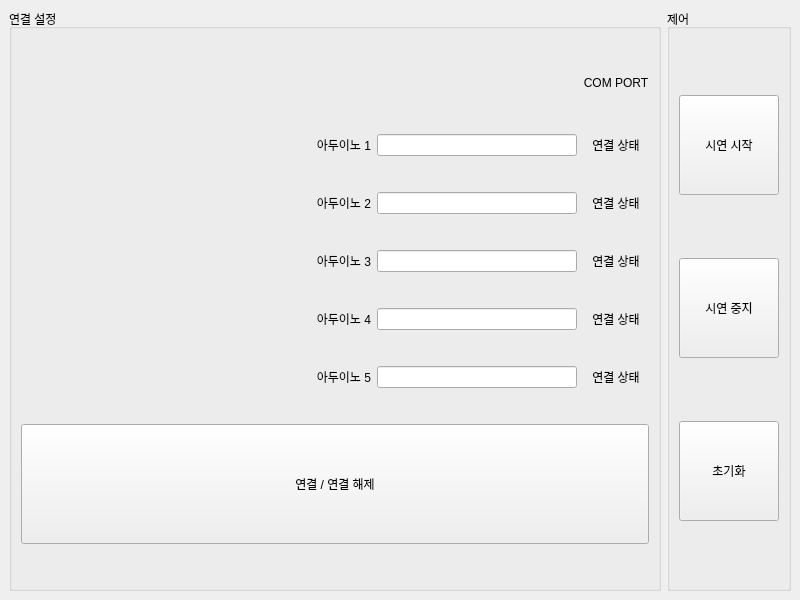
<?xml version="1.0" encoding="UTF-8"?>
<ui version="4.0">
 <class>MainWindow</class>
 <widget class="QMainWindow" name="MainWindow">
  <property name="geometry">
   <rect>
    <x>0</x>
    <y>0</y>
    <width>800</width>
    <height>600</height>
   </rect>
  </property>
  <property name="minimumSize">
   <size>
    <width>800</width>
    <height>600</height>
   </size>
  </property>
  <property name="windowTitle">
   <string>MainWindow</string>
  </property>
  <widget class="QWidget" name="centralwidget">
   <layout class="QGridLayout" name="gridLayout_2">
    <item row="2" column="1">
     <widget class="QGroupBox" name="groupBox_2">
      <property name="title">
       <string>제어</string>
      </property>
      <layout class="QVBoxLayout" name="verticalLayout">
       <item>
        <widget class="QPushButton" name="PB_Control_Start">
         <property name="minimumSize">
          <size>
           <width>100</width>
           <height>100</height>
          </size>
         </property>
         <property name="text">
          <string>시연 시작</string>
         </property>
        </widget>
       </item>
       <item>
        <widget class="QPushButton" name="PB_Control_Stop">
         <property name="minimumSize">
          <size>
           <width>100</width>
           <height>100</height>
          </size>
         </property>
         <property name="text">
          <string>시연 중지</string>
         </property>
        </widget>
       </item>
       <item>
        <widget class="QPushButton" name="PB_Control_Reset">
         <property name="minimumSize">
          <size>
           <width>100</width>
           <height>100</height>
          </size>
         </property>
         <property name="text">
          <string>초기화</string>
         </property>
        </widget>
       </item>
      </layout>
     </widget>
    </item>
    <item row="2" column="0">
     <widget class="QGroupBox" name="groupBox">
      <property name="title">
       <string>연결 설정</string>
      </property>
      <layout class="QGridLayout" name="gridLayout">
       <item row="5" column="3">
        <widget class="QLabel" name="label_Setting_State_Arduino_3">
         <property name="text">
          <string>연결 상태</string>
         </property>
         <property name="alignment">
          <set>Qt::AlignmentFlag::AlignCenter</set>
         </property>
        </widget>
       </item>
       <item row="9" column="3">
        <widget class="QLabel" name="label_Setting_State_Arduino_5">
         <property name="text">
          <string>연결 상태</string>
         </property>
         <property name="alignment">
          <set>Qt::AlignmentFlag::AlignCenter</set>
         </property>
        </widget>
       </item>
       <item row="7" column="1">
        <widget class="QLabel" name="label_4">
         <property name="text">
          <string>아두이노 4</string>
         </property>
         <property name="alignment">
          <set>Qt::AlignmentFlag::AlignRight|Qt::AlignmentFlag::AlignTrailing|Qt::AlignmentFlag::AlignVCenter</set>
         </property>
        </widget>
       </item>
       <item row="7" column="2">
        <widget class="QLineEdit" name="lineEdit_Port_4">
         <property name="maximumSize">
          <size>
           <width>200</width>
           <height>16777215</height>
          </size>
         </property>
        </widget>
       </item>
       <item row="9" column="2">
        <widget class="QLineEdit" name="lineEdit_Port_5">
         <property name="maximumSize">
          <size>
           <width>200</width>
           <height>16777215</height>
          </size>
         </property>
        </widget>
       </item>
       <item row="7" column="3">
        <widget class="QLabel" name="label_Setting_State_Arduino_4">
         <property name="text">
          <string>연결 상태</string>
         </property>
         <property name="alignment">
          <set>Qt::AlignmentFlag::AlignCenter</set>
         </property>
        </widget>
       </item>
       <item row="1" column="2">
        <widget class="QLineEdit" name="lineEdit_Port_1">
         <property name="maximumSize">
          <size>
           <width>200</width>
           <height>16777215</height>
          </size>
         </property>
        </widget>
       </item>
       <item row="0" column="3">
        <widget class="QLabel" name="label_7">
         <property name="maximumSize">
          <size>
           <width>16777215</width>
           <height>30</height>
          </size>
         </property>
         <property name="text">
          <string>COM PORT</string>
         </property>
         <property name="alignment">
          <set>Qt::AlignmentFlag::AlignCenter</set>
         </property>
        </widget>
       </item>
       <item row="9" column="1">
        <widget class="QLabel" name="label_5">
         <property name="text">
          <string>아두이노 5</string>
         </property>
         <property name="alignment">
          <set>Qt::AlignmentFlag::AlignRight|Qt::AlignmentFlag::AlignTrailing|Qt::AlignmentFlag::AlignVCenter</set>
         </property>
        </widget>
       </item>
       <item row="3" column="2">
        <widget class="QLineEdit" name="lineEdit_Port_2">
         <property name="maximumSize">
          <size>
           <width>200</width>
           <height>16777215</height>
          </size>
         </property>
        </widget>
       </item>
       <item row="5" column="1">
        <widget class="QLabel" name="label_3">
         <property name="text">
          <string>아두이노 3</string>
         </property>
         <property name="alignment">
          <set>Qt::AlignmentFlag::AlignRight|Qt::AlignmentFlag::AlignTrailing|Qt::AlignmentFlag::AlignVCenter</set>
         </property>
        </widget>
       </item>
       <item row="1" column="0">
        <spacer name="horizontalSpacer">
         <property name="orientation">
          <enum>Qt::Orientation::Horizontal</enum>
         </property>
         <property name="sizeHint" stdset="0">
          <size>
           <width>40</width>
           <height>20</height>
          </size>
         </property>
        </spacer>
       </item>
       <item row="5" column="2">
        <widget class="QLineEdit" name="lineEdit_Port_3">
         <property name="maximumSize">
          <size>
           <width>200</width>
           <height>16777215</height>
          </size>
         </property>
        </widget>
       </item>
       <item row="10" column="0" colspan="4">
        <widget class="QPushButton" name="PB_Setting_Connect">
         <property name="minimumSize">
          <size>
           <width>100</width>
           <height>120</height>
          </size>
         </property>
         <property name="text">
          <string>연결 / 연결 해제</string>
         </property>
        </widget>
       </item>
       <item row="1" column="1">
        <widget class="QLabel" name="label">
         <property name="text">
          <string>아두이노 1</string>
         </property>
         <property name="alignment">
          <set>Qt::AlignmentFlag::AlignRight|Qt::AlignmentFlag::AlignTrailing|Qt::AlignmentFlag::AlignVCenter</set>
         </property>
        </widget>
       </item>
       <item row="1" column="3">
        <widget class="QLabel" name="label_Setting_State_Arduino_1">
         <property name="text">
          <string>연결 상태</string>
         </property>
         <property name="alignment">
          <set>Qt::AlignmentFlag::AlignCenter</set>
         </property>
        </widget>
       </item>
       <item row="3" column="1">
        <widget class="QLabel" name="label_2">
         <property name="text">
          <string>아두이노 2</string>
         </property>
         <property name="alignment">
          <set>Qt::AlignmentFlag::AlignRight|Qt::AlignmentFlag::AlignTrailing|Qt::AlignmentFlag::AlignVCenter</set>
         </property>
        </widget>
       </item>
       <item row="3" column="3">
        <widget class="QLabel" name="label_Setting_State_Arduino_2">
         <property name="text">
          <string>연결 상태</string>
         </property>
         <property name="alignment">
          <set>Qt::AlignmentFlag::AlignCenter</set>
         </property>
        </widget>
       </item>
      </layout>
     </widget>
    </item>
   </layout>
  </widget>
 </widget>
 <resources/>
 <connections/>
</ui>
